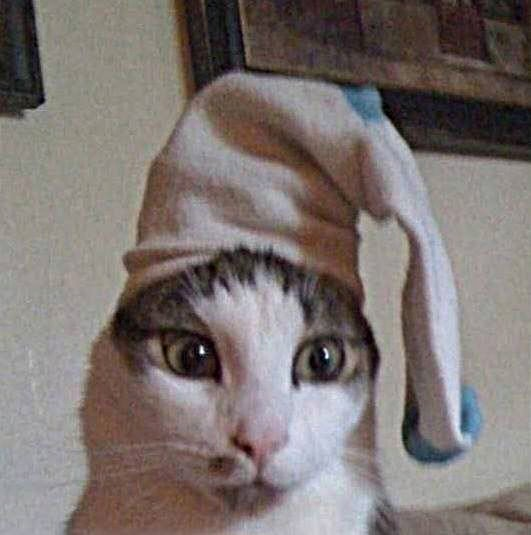
%> input picture lab-4/kot1.jpg, 531 x 535 px
$ octave lab4_prewitt_filter.m   (GNU Octave 9; MATLAB toolbox functions it lacks are replaced by stand-ins)
%> lines starting %> are read from the running program, lines starting %| are printed output that depends on the picture; in (x1, y1, x2, y2) boxes, pixels count from 0 and x2, y2 are one past the last pixel; in counts of white or black regions, pixels touching at a corner belong together; the program's own positions count from 1
kot=imread("kot1.jpg");
%> kot is the input picture: size 535x531x3 uint8; mean R, G, B 124.3, 115.6, 113.1
subplot(1, 3, 1)
imshow(kot)

R = kot(:, :, 1);
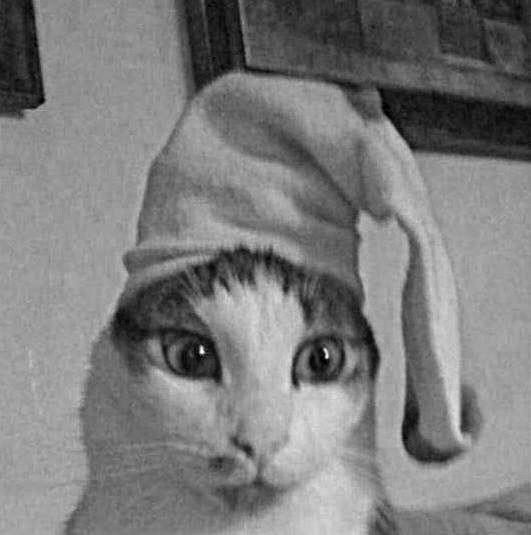
%> R: size 535x531 uint8; min 0, max 253, mean 124.3
G = kot(:, :, 2);
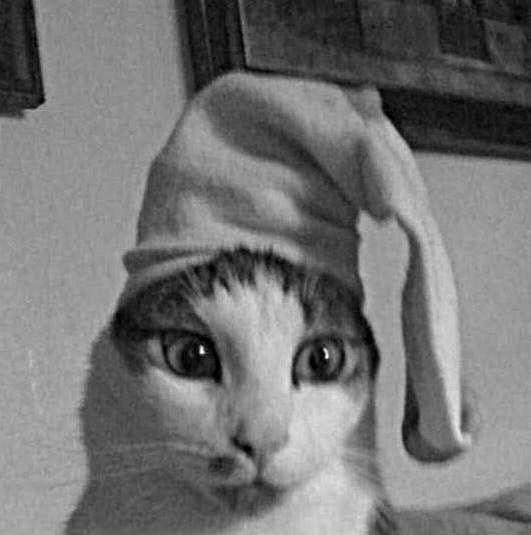
%> G: size 535x531 uint8; min 0, max 255, mean 115.6
B = kot(:, :, 3);

R_filtered_1 = edge(R, 'prewitt', 'horizontal');
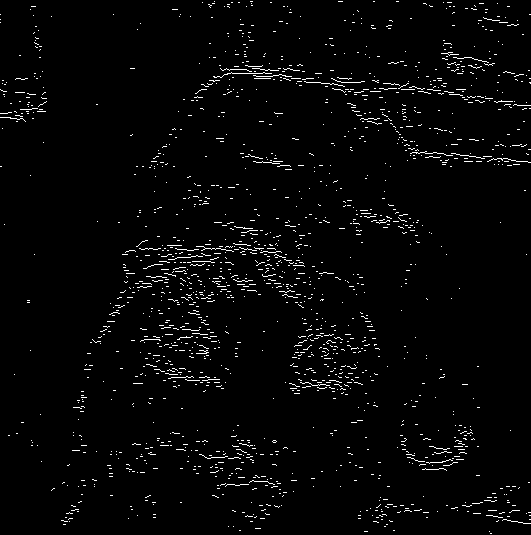
%> R_filtered_1: size 535x531 logical; 2.4% white in thin lines or dots
G_filtered_1 = edge(G, 'prewitt', 'horizontal');
%> G_filtered_1: size 535x531 logical; 2.5% white in thin lines or dots
B_filtered_1 = edge(B, 'prewitt', 'horizontal');
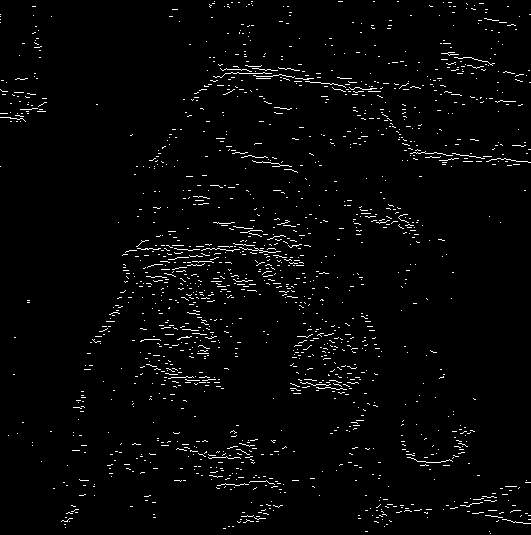
%> B_filtered_1: size 535x531 logical; 2.4% white in thin lines or dots

cat_filt_1 = zeros(size(kot), 'double');
cat_filt_1(:,:,1) = R_filtered_1;
cat_filt_1(:,:,2) = G_filtered_1;
cat_filt_1(:,:,3) = B_filtered_1;
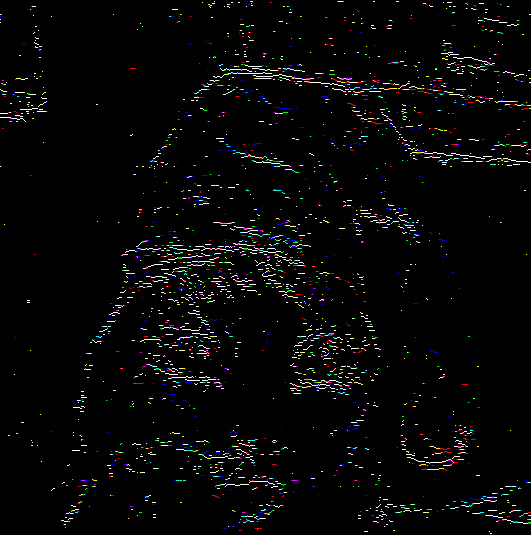
%> cat_filt_1: size 535x531x3 double; mean R, G, B 0.0245, 0.0249, 0.0242

subplot(1, 3, 2)
imshow(cat_filt_1);
title('horizontal');

R_filtered_2 = edge(R, 'prewitt', 'vertical');
%> R_filtered_2: size 535x531 logical; 2% white in thin lines or dots
G_filtered_2 = edge(G, 'prewitt', 'vertical');
%> G_filtered_2: size 535x531 logical; 2% white in thin lines or dots
B_filtered_2 = edge(B, 'prewitt', 'vertical');
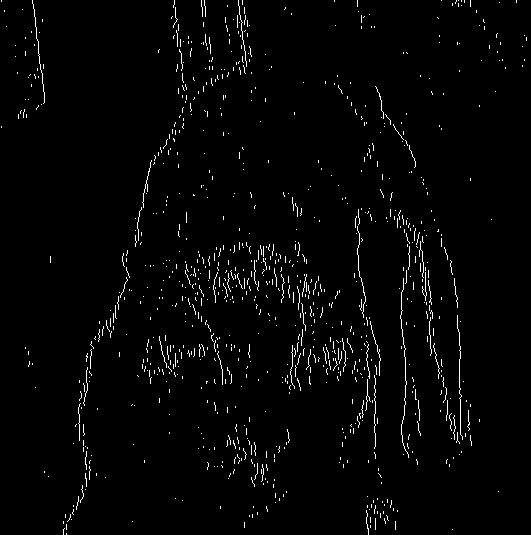
%> B_filtered_2: size 535x531 logical; 2.1% white in thin lines or dots

cat_filt_2 = zeros(size(kot), 'double');
cat_filt_2(:,:,1) = R_filtered_2;
cat_filt_2(:,:,2) = G_filtered_2;
cat_filt_2(:,:,3) = B_filtered_2;
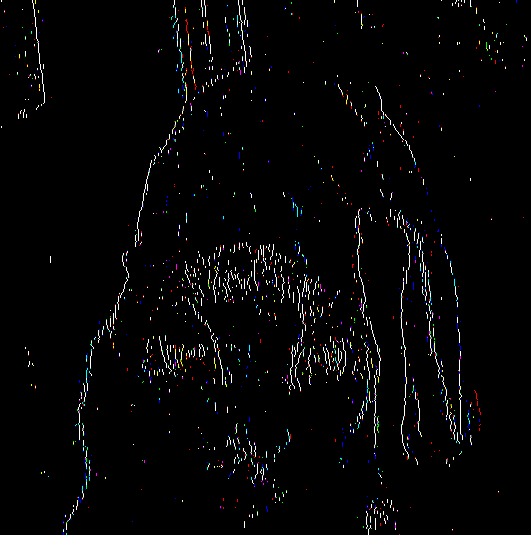
%> cat_filt_2: size 535x531x3 double; mean R, G, B 0.0201, 0.0199, 0.0206

subplot(1, 3, 3)
imshow(cat_filt_2);
title('vertical')

$ run again, with lab-4/kot2.jpg copied over lab-4/kot1.jpg
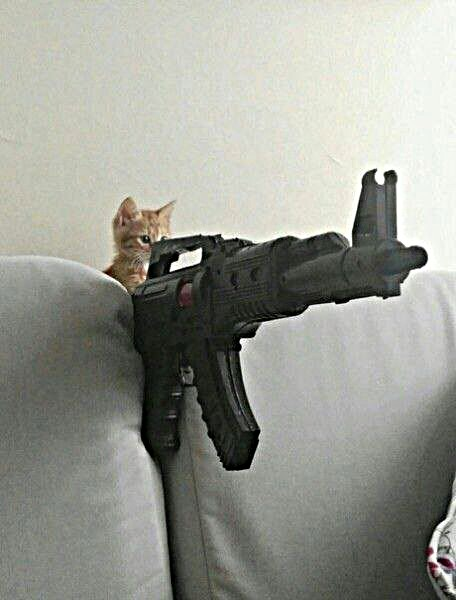
%> input picture lab-4/kot2.jpg, 456 x 600 px
%> kot is the input picture: size 600x456x3 uint8; mean R, G, B 153.6, 155.3, 146.9
%> `R_filtered_1 = edge(R, 'prewitt', 'horizontal');`:
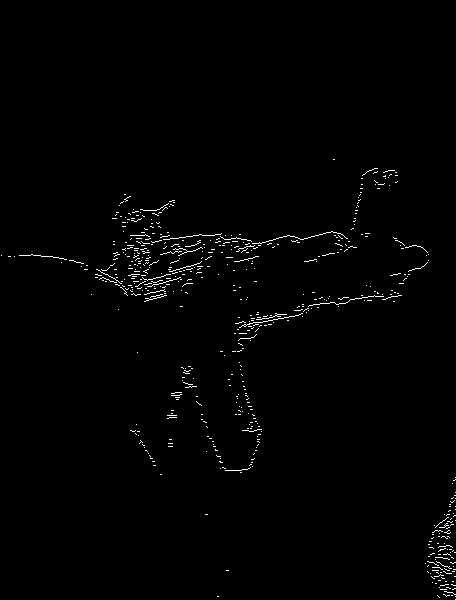
%> R_filtered_1: size 600x456 logical; 1% white in thin lines or dots, all inside (x1, y1, x2, y2) = (1, 159, 456, 600)
%> B_filtered_1: size 600x456 logical; 1% white in thin lines or dots, all inside (x1, y1, x2, y2) = (9, 159, 456, 600)
%> R_filtered_2: size 600x456 logical; 1.2% white in thin lines or dots, all inside (x1, y1, x2, y2) = (10, 167, 456, 600)
%> `cat_filt_2(:,:,3) = B_filtered_2;`:
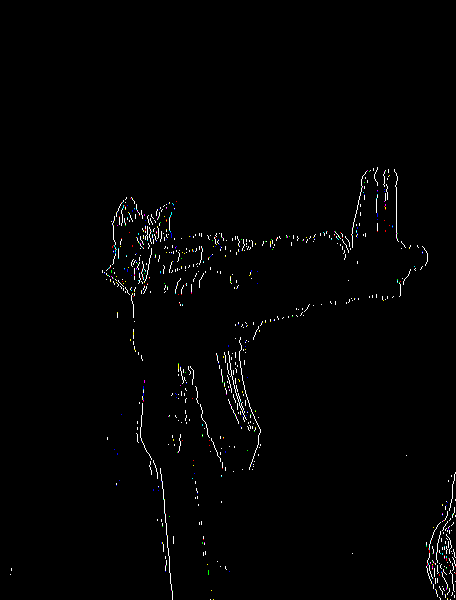
%> cat_filt_2: size 600x456x3 double; mean R, G, B 0.0116, 0.0117, 0.0117
